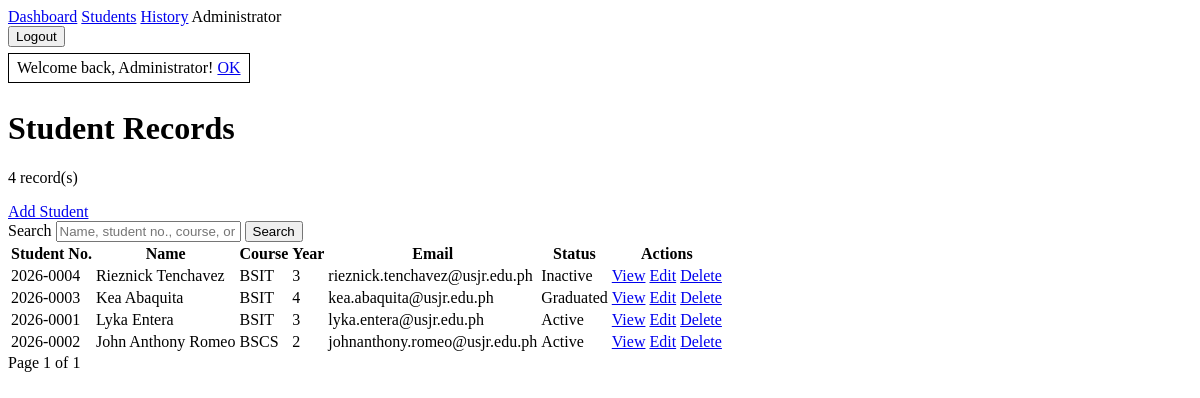
The app's page /students (signed in), older data.
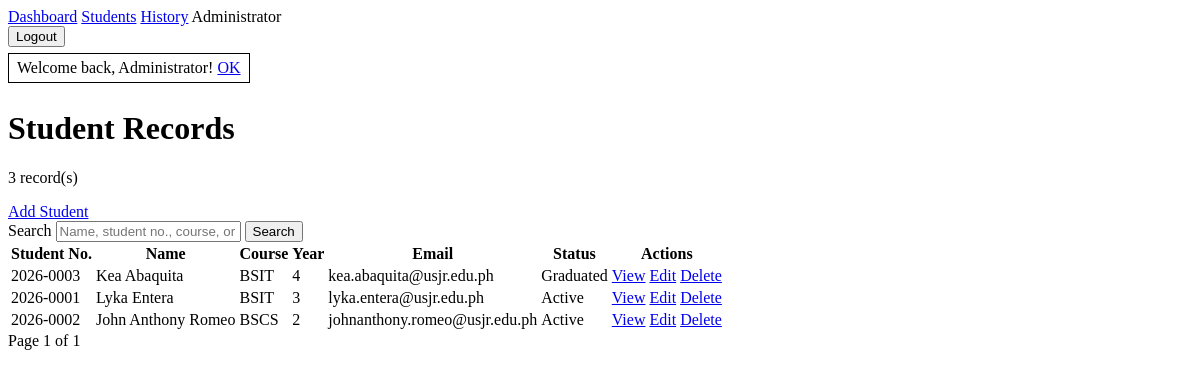
The same page, newer data.
### tables this page shows
CREATE TABLE students (
    id INTEGER PRIMARY KEY AUTOINCREMENT,
    student_number VARCHAR(50) NOT NULL UNIQUE,
    first_name VARCHAR(100) NOT NULL,
    last_name VARCHAR(100) NOT NULL,
    course VARCHAR(100) NOT NULL,
    year_level INTEGER NOT NULL,
    email VARCHAR(160) NOT NULL UNIQUE,
    phone VARCHAR(40),
    address TEXT,
    status VARCHAR(20) NOT NULL DEFAULT 'Active',
    created_at DATETIME NOT NULL DEFAULT CURRENT_TIMESTAMP,
    updated_at DATETIME NOT NULL DEFAULT CURRENT_TIMESTAMP
);

### core/Container/Container.php (called while the page is built, shortened)
<?php
final class Container
{
    private array $bindings = [];
    public function has(string $key): bool
    {
        return isset($this->bindings[$key]) || class_exists($key);
    }
    public function make(string $key): mixed
    {
        if (class_exists($key)) {
            return $this->build($key);
        }
        throw new RuntimeException("No binding found for {$key}");
    }
    private function build(string $class): object
    {
        $reflection = new ReflectionClass($class);
        $constructor = $reflection->getConstructor();
        $dependencies = [];
        return $reflection->newInstanceArgs($dependencies);
    }
}

### core/Session.php (called while the page is built, shortened)
<?php
class Session
{
    public static function get(string $key, mixed $default = null): mixed
    {
        return $_SESSION[$key] ?? $default;
    }
    public static function flash(string $key, ?string $message = null): ?string
    {
        $value = $_SESSION['_flash'][$key] ?? null;
        return $value;
    }
}

### core/Auth.php (called while the page is built, shortened)
<?php
class Auth
{
    public static function check(): bool
    {
        return Session::get('user') !== null;
    }
    public static function user(): ?array
    {
        return Session::get('user');
    }
}

### app/Controllers/StudentController.php (called while the page is built, shortened)
<?php
class StudentController extends Controller
{
    private Student $students;
    public function __construct()
    {
        $this->students = new Student();
    }
    public function index(): string
    {
        $search = trim((string) ($_GET['search'] ?? ''));
        $page = (int) ($_GET['page'] ?? 1);
        return $this->render('students/index', [
            'title' => 'Students',
            'result' => $this->students->paginate($search, $page),
            'search' => $search,
        ]);
    }
}

### core/Database/Model.php (called while the page is built, shortened)
<?php
abstract class Model
{
    protected array $attributes = [];
    public function __construct(array $attributes = [])
    {
        $this->attributes = $attributes;
    }
    public function toArray(): array
    {
        return $this->attributes;
    }
    protected static function searchPage(array $fields, string $search = '', int $page = 1, int $perPage = 8, string $orderBy = 'created_at'): array
    {
        $model = new static();
        $page = max(1, $page);
        $offset = ($page - 1) * $perPage;
        [$where, $params] = self::whereLike($fields, $search);
        $table = self::identifier($model->table);
        $count = self::connection()->prepare("SELECT COUNT(*) FROM {$table}{$where}");
        $count->execute($params);
        $total = (int) $count->fetchColumn();
        $statement = self::connection()->prepare(
            "SELECT * FROM {$table}{$where} ORDER BY " . self::identifier($orderBy) . ' DESC LIMIT :limit OFFSET :offset'
        );
        $statement->bindValue(':limit', $perPage, PDO::PARAM_INT);
        $statement->bindValue(':offset', $offset, PDO::PARAM_INT);
        $statement->execute();
        return [
            'items' => self::modelsToArrays(self::hydrateMany($statement->fetchAll())),
            'total' => $total,
            'page' => $page,
            'pages' => max(1, (int) ceil($total / $perPage)),
        ];
    }
    protected static function connection(): PDO
    {
        return Connection::connection();
    }
    private static function hydrateMany(array $rows): array
    {
        return array_map(fn (array $row): static => new static($row), $rows);
    }
    private static function modelsToArrays(array $models): array
    {
        return array_map(fn (self $model): array => $model->toArray(), $models);
    }
    private static function whereLike(array $fields, string $search): array
    {
        if ($search === '') {
            return ['', []];
        }
        $parts = [];
        return [
            ' WHERE ' . implode(' OR ', $parts),
            array_fill_keys(array_map(fn (int $index): string => 'search' . $index, array_keys($fields)), '%' . $search . '%'),
        ];
    }
    private static function identifier(string $identifier): string
    {
        return $identifier;
    }
}

### config/database.php (called while the page is built)
<?php
return [
    'driver' => 'sqlite',
    'sqlite_path' => dirname(__DIR__) . '/database/app.sqlite',
    'mysql' => [
        'host' => '127.0.0.1',
        'port' => '3306',
        'database' => 'mvc_finals',
        'username' => 'root',
        'password' => '',
        'charset' => 'utf8mb4',
    ],
];

### core/Database/Connection.php (called while the page is built, shortened)
<?php
class Connection
{
    private static ?PDO $connection = null;
    public static function connection(): PDO
    {
        if (self::$connection instanceof PDO) {
            return self::$connection;
        }
        $database = require dirname(__DIR__, 2) . '/config/database.php';
        if ($database['driver'] === 'mysql') {
            $mysql = $database['mysql'];
            $dsn = sprintf(
                'mysql:host=%s;port=%s;dbname=%s;charset=%s',
                $mysql['host'],
                $mysql['port'],
                $mysql['database'],
                $mysql['charset']
            );
            self::$connection = new PDO($dsn, $mysql['username'], $mysql['password']);
        } else {
            $path = $database['sqlite_path'];
            $directory = dirname($path);
            self::$connection = new PDO('sqlite:' . $path);
        }
        self::$connection->setAttribute(PDO::ATTR_ERRMODE, PDO::ERRMODE_EXCEPTION);
        self::$connection->setAttribute(PDO::ATTR_DEFAULT_FETCH_MODE, PDO::FETCH_ASSOC);
        return self::$connection;
    }
}

### app/Models/Student.php (called while the page is built, shortened)
<?php
class Student extends Model
{
    public function paginate(string $search = '', int $page = 1, int $perPage = 8): array
    {
        return self::searchPage(
            ['student_number', 'first_name', 'last_name', 'course', 'email'],
            $search,
            $page,
            $perPage
        );
    }
}

### core/Application.php (called while the page is built, shortened)
<?php
final class Application
{
    public function run(): void
    {
        $method = $_SERVER['REQUEST_METHOD'] ?? 'GET';
        $uri = parse_url($_SERVER['REQUEST_URI'] ?? '/', PHP_URL_PATH) ?: '/';
        $this->router->dispatch($method, $uri);
    }
}

### public/index.php (called while the page is built, shortened)
<?php
$container = new Container();
$router = new Router($container);
$app = new Application($router);
$app->run();

### core/View/Engine.php (called while the page is built, shortened)
<?php
class Engine
{
    public static function render(string $view, array $data = [], string $layout = 'layouts/app'): string
    {
        $viewPath = dirname(__DIR__, 2) . '/app/Views/' . $view . '.php';
        extract($data, EXTR_SKIP);
        require $viewPath;
        $content = ob_get_clean();
        require dirname(__DIR__, 2) . '/app/Views/' . $layout . '.php';
        return ob_get_clean();
    }
    public static function e(?string $value): string
    {
        return htmlspecialchars((string) $value, ENT_QUOTES, 'UTF-8');
    }
}

### config/app.php (called while the page is built)
<?php
return [
    'name' => 'Student Records MVC',
    'base_url' => '',
    'debug' => true,
];

### core/Controller.php (called while the page is built, shortened)
<?php
class Controller
{
    protected function render(string $view, array $data = [], string $layout = 'layouts/app'): string
    {
        return Engine::render($view, $data, $layout);
    }
}

### app/Views/students/index.php (the view, shortened to what this page needs)
<?php
$items = $result['items'];
$page = $result['page'];
$pages = $result['pages'];
?>
<div>
    <h1>Student Records</h1>
    <p><?= (int) $result['total'] ?> record(s)</p>
    <a href="/students/create">Add Student</a>
</div>
<section>
    <form method="get" action="/students">
        <label for="search">Search</label>
        <input id="search" name="search" value="<?= View::e($search) ?>" placeholder="Name, student no., course, or email">
        <button type="submit">Search</button>
    </form>
    <?php if (!$items): ?>
        <p>No students matched your search.</p>
    <?php else: ?>
        <table>
            <thead>
                <tr>
                    <th>Student No.</th>
                    <th>Name</th>
                    <th>Course</th>
                    <th>Year</th>
                    <th>Email</th>
                    <th>Status</th>
                    <th>Actions</th>
                </tr>
            </thead>
            <tbody>
                <?php foreach ($items as $student): ?>
                    <tr>
                        <td><?= View::e($student['student_number']) ?></td>
                        <td><?= View::e($student['first_name'] . ' ' . $student['last_name']) ?></td>
                        <td><?= View::e($student['course']) ?></td>
                        <td><?= (int) $student['year_level'] ?></td>
                        <td><?= View::e($student['email']) ?></td>
                        <td><?= View::e($student['status']) ?></td>
                        <td>
                            <a href="/students/<?= (int) $student['id'] ?>">View</a>
                            <a href="/students/<?= (int) $student['id'] ?>/edit">Edit</a>
                            <a href="/students/<?= (int) $student['id'] ?>/delete">Delete</a>
                        </td>
                    </tr>
                <?php endforeach; ?>
            </tbody>
        </table>
        <div>
            <span>Page <?= $page ?> of <?= $pages ?></span>
        </div>
    <?php endif; ?>
</section>

### core/Http/Router.php (shortened to what this page needs)
<?php
class Router
{
    private array $routes = [];
    private function add(string $method, string $uri, array $handler): void
    {
        $uri = trim($uri, '/') ?: '/';
        $pattern = preg_replace(
            '#\{([a-zA-Z_][a-zA-Z0-9_]*)\}#',
            '(?P<$1>[^/]+)',
            $uri
        );
        $this->routes[] = [
            'method' => $method,
            'uri' => $uri,
            'pattern' => '#^' . $pattern . '$#',
            'handler' => $handler,
        ];
    }
    public function dispatch(string $method, string $uri): void
    {
        $uri = trim($uri, '/') ?: '/';
        foreach ($this->routes as $route) {
            if ($route['method'] !== $method) {
                continue;
            }
            if (preg_match($route['pattern'], $uri, $matches)) {
                $params = array_filter($matches, 'is_string', ARRAY_FILTER_USE_KEY);
                [$class, $action] = $route['handler'];
                $controller = $this->resolveController($class);
                echo $controller->$action(...array_values($params));
                return;
            }
        }
    }
    private function resolveController(string $class): object
    {
        if ($this->container !== null && $this->container->has($class)) {
            return $this->container->make($class);
        }
        return new $class();
    }
}

### app/Views/layouts/app.php (shortened to what this page needs)
<?php
$appConfig = require dirname(__DIR__, 3) . '/config/app.php';
$success = Session::flash('success');
?>
<!doctype html>
<html lang="en">
<head>
</head>
<body>
    <header>
        <nav>
            <a href="/dashboard">Dashboard</a>
            <a href="/students">Students</a>
            <a href="/students/history">History</a>
            <?php if (Auth::check()): ?>
                <span><?= View::e(Auth::user()['name'] ?? '') ?></span>
            <?php endif; ?>
            <div>
                <?php if (Auth::check()): ?>
                    <form method="post" action="/logout">
                        <button type="submit">Logout</button>
                    </form>
                <?php endif; ?>
            </div>
        </nav>
    </header>
    <main>
        <?= Alert::render($success, 'success') ?>
        <?= $content ?>
    </main>
</body>
</html>

### core/View/Alert.php (shortened to what this page needs)
<?php
class Alert
{
    public static function render(?string $message, string $type = 'info'): string
    {
        if (!$message) {
            return '';
        }
        $currentPath = self::e(parse_url($_SERVER['REQUEST_URI'] ?? '/', PHP_URL_PATH) ?: '/');
        return '
            <div role="alert" style="border: 1px solid #000; padding: 5px 8px; margin: 6px 0; display: inline-block;">
                <span>' . self::e($message) . '</span>
                <a href="' . $currentPath . '">OK</a>
            </div>
        ';
    }
    private static function e(string $value): string
    {
        return htmlspecialchars($value, ENT_QUOTES, 'UTF-8');
    }
}

Row changes from the older to the newer data that the page shows:
removed students: student_number "2026-0004", first_name+last_name "Rieznick Tenchavez", course "BSIT", year_level "3", email "rieznick.tenchavez@usjr.edu.ph", status "Inactive", shown under "4"
shown differently, row unchanged: students "Lyka Entera": moves from the list under "4" to the list under "3"
shown differently, row unchanged: students "Kea Abaquita": moves from the list under "4" to the list under "3"
shown differently, row unchanged: students "John Anthony Romeo": moves from the list under "4" to the list under "3"
Text that changed along with them:
new list line: "Dashboard Students History Administrator Logout Welcome back, Administrator! OK Student Records record(s) Add Student Search  Search Student No. Name Course Year Email Status Actions Page of"
new list line: "3 1 1"
list line gone: "Dashboard Students History Administrator Logout Welcome back, Administrator! OK Student Records 4 record(s) Add Student Search  Search Student No. Name Course Year Email Status Actions Page 1 of 1"
